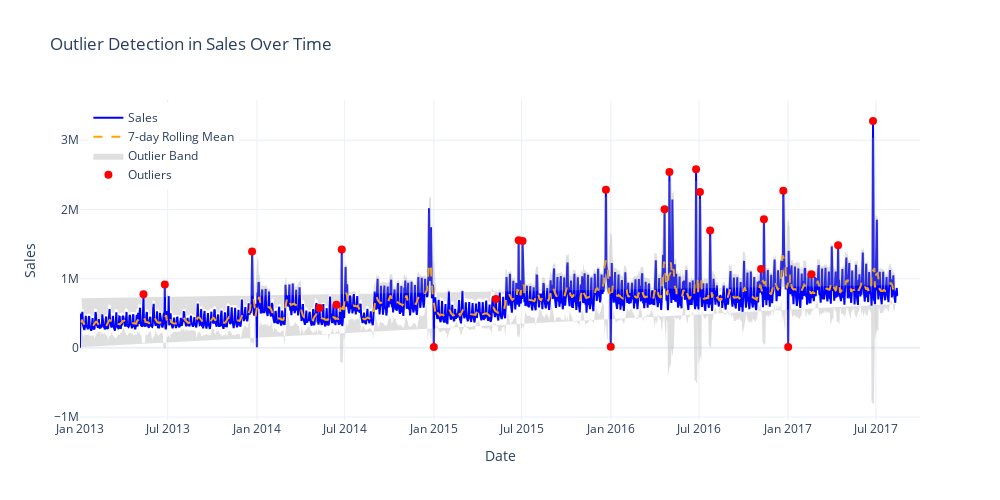

Notebook source saved alongside this figure:
### Code cell
import plotly.graph_objects as go

# Create base figure
fig = go.Figure()

# Sales line
fig.add_trace(go.Scatter(
    x=daily_sales['date'],
    y=daily_sales['sales'],
    mode='lines',
    name='Sales',
    line=dict(color='blue')
))

# Rolling mean
fig.add_trace(go.Scatter(
    x=daily_sales['date'],
    y=daily_sales['rolling_mean'],
    mode='lines',
    name='7-day Rolling Mean',
    line=dict(color='orange', dash='dash')
))

# Outlier band (fill between lower and upper bound)
fig.add_trace(go.Scatter(
    x=daily_sales['date'].tolist() + daily_sales['date'][::-1].tolist(),
    y=daily_sales['upper_bound'].tolist() + daily_sales['lower_bound'][::-1].tolist(),
    fill='toself',
    fillcolor='rgba(150,150,150,0.3)',
    line=dict(color='rgba(255,255,255,0)'),
    hoverinfo="skip",
    name='Outlier Band'
))

# Outliers
outliers = daily_sales[daily_sales['is_outlier']]
fig.add_trace(go.Scatter(
    x=outliers['date'],
    y=outliers['sales'],
    mode='markers',
    name='Outliers',
    marker=dict(color='red', size=8)
))

# Layout
fig.update_layout(
    title='Outlier Detection in Sales Over Time',
    xaxis_title='Date',
    yaxis_title='Sales',
    legend=dict(x=0.01, y=0.99),
    template='plotly_white',
    height=500,
    width=1000
)

fig.show()

### Figure 1 — Plotly figure (JSON) as saved in the notebook; plotly's stock layout.template omitted (floating-point values rounded to 4 significant figures; data arrays with more than 128 entries replaced by an {"elided": "..."} marker saying what was removed)
{"data": [{"line": {"color": "blue"}, "mode": "lines", "name": "Sales", "type": "scatter", "x": {"elided": "1684 str values"}, "y": {"elided": "1684 float values"}}, {"line": {"color": "orange", "dash": "dash"}, "mode": "lines", "name": "7-day Rolling Mean", "type": "scatter", "x": {"elided": "1684 str values"}, "y": {"elided": "1684 float values"}}, {"fill": "toself", "fillcolor": "rgba(150,150,150,0.3)", "hoverinfo": "skip", "line": {"color": "rgba(255,255,255,0)"}, "name": "Outlier Band", "type": "scatter", "x": {"elided": "3368 str values"}, "y": {"elided": "3368 float values"}}, {"marker": {"color": "red", "size": 8}, "mode": "markers", "name": "Outliers", "type": "scatter", "x": ["2013-05-12T00:00:00.000000000", "2013-06-25T00:00:00.000000000", "2013-12-22T00:00:00.000000000", "2014-05-10T00:00:00.000000000", "2014-06-14T00:00:00.000000000", "2014-06-25T00:00:00.000000000", "2015-01-01T00:00:00.000000000", "2015-05-09T00:00:00.000000000", "2015-06-25T00:00:00.000000000", "2015-07-03T00:00:00.000000000", "2015-12-22T00:00:00.000000000", "2016-01-01T00:00:00.000000000", "2016-04-21T00:00:00.000000000", "2016-05-01T00:00:00.000000000", "2016-06-25T00:00:00.000000000", "2016-07-03T00:00:00.000000000", "2016-07-24T00:00:00.000000000", "2016-11-06T00:00:00.000000000", "2016-11-12T00:00:00.000000000", "2016-12-22T00:00:00.000000000", "2017-01-01T00:00:00.000000000", "2017-02-18T00:00:00.000000000", "2017-04-14T00:00:00.000000000", "2017-06-25T00:00:00.000000000"], "y": [775700.0, 915400.0, 1393000.0, 577000.0, 622100.0, 1421000.0, 12770.0, 706700.0, 1556000.0, 1546000.0, 2284000.0, 16430.0, 2002000.0, 2540000.0, 2581000.0, 2253000.0, 1696000.0, 1140000.0, 1860000.0, 2272000.0, 12080.0, 1063000.0, 1482000.0, 3278000.0]}], "layout": {"height": 500, "legend": {"x": 0.01, "y": 0.99}, "title": {"text": "Outlier Detection in Sales Over Time"}, "width": 1000, "xaxis": {"title": {"text": "Date"}}, "yaxis": {"title": {"text": "Sales"}}}}
